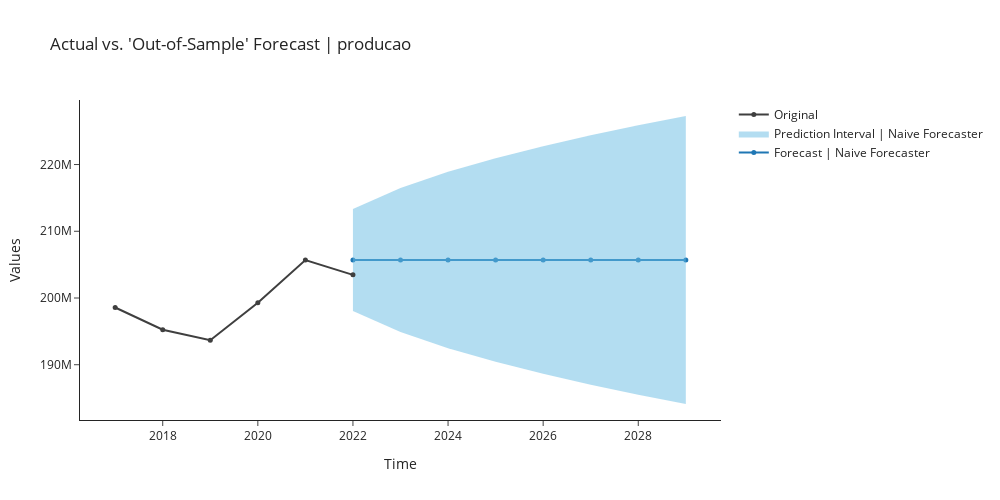

Notebook code for this chart:
### Markdown cell above
## naive

### Code cell
naive = exp.create_model('naive')
exp.plot_model(plot = 'decomp', 
               data_kwargs = {'type' : 'multiplicative'},
               fig_kwargs = {"height":500,"width":1000,"template": "simple_white","hoverinfo":"none","big_data_threshold":10})
exp.plot_model(estimator = naive, 
               plot = 'forecast', 
               data_kwargs = {'fh' : 8},
               fig_kwargs = {"height":500,"width":1000,"template": "simple_white","hoverinfo":"none","big_data_threshold":10})

### Figure 1 — Plotly figure (JSON) as saved in the notebook; plotly's stock layout.template omitted (floating-point values rounded to 4 significant figures)
{"data": [{"line": {"color": "#1f77b4"}, "marker": {"size": 5}, "mode": "lines+markers", "name": "Forecast | Naive Forecaster", "showlegend": true, "type": "scatter", "x": [2022, 2023, 2024, 2025, 2026, 2027, 2028, 2029], "y": [205694243, 205694243, 205694243, 205694243, 205694243, 205694243, 205694243, 205694243]}, {"line": {"width": 0}, "marker": {"color": "#68BBE3"}, "mode": "lines", "name": "Lower Interval", "showlegend": false, "type": "scatter", "x": [2022, 2023, 2024, 2025, 2026, 2027, 2028, 2029], "y": [198100000.0, 194900000.0, 192500000.0, 190400000.0, 188600000.0, 187000000.0, 185500000.0, 184100000.0]}, {"fill": "tonexty", "fillcolor": "rgba(104,187,227,0.5)", "line": {"width": 0}, "marker": {"color": "#68BBE3"}, "mode": "lines", "name": "Prediction Interval | Naive Forecaster", "showlegend": true, "type": "scatter", "x": [2022, 2023, 2024, 2025, 2026, 2027, 2028, 2029], "y": [213300000.0, 216500000.0, 218900000.0, 221000000.0, 222800000.0, 224400000.0, 225900000.0, 227300000.0]}, {"marker": {"color": "#3f3f3f", "size": 5}, "mode": "lines+markers", "name": "Original", "showlegend": true, "type": "scatter", "x": [2017, 2018, 2019, 2020, 2021, 2022], "y": [198573810, 195252258, 193676716, 199275404, 205694243, 203470007]}], "layout": {"autosize": false, "height": 500, "showlegend": true, "title": {"text": "Actual vs. 'Out-of-Sample' Forecast | producao"}, "width": 1000, "xaxis": {"title": {"text": "Time"}}, "yaxis": {"title": {"text": "Values"}}}}
